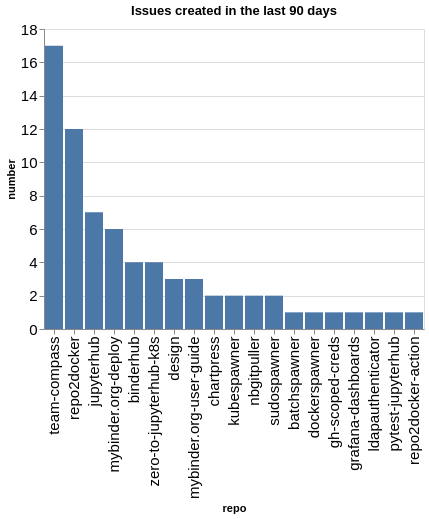

Source (notebook cell):
### Code cell
created_counts = created.groupby(['org', 'repo']).count()['number'].reset_index()
created_counts['org/repo'] = created_counts.apply(lambda a: a['org'] + '/' + a['repo'], axis=1)
sorted_vals = created_counts.sort_values(['org', 'number'], ascending=False)['repo'].values
alt.Chart(data=created_counts, title=f"Issues created in the last {n_days} days").mark_bar().encode(
    x=alt.X('repo', sort=alt.Sort(sorted_vals.tolist())),
    y='number',
)

### Figure 1 — Vega-Lite specification as saved in the notebook (floating-point values rounded to 4 significant figures)
{"config": {"axisLeft": {"labelFontSize": 15}, "axisBottom": {"labelFontSize": 15}}, "data": {"name": "data-fdd94e565015d3087dccf02a41b05fde"}, "mark": {"type": "bar"}, "encoding": {"x": {"field": "repo", "sort": ["team-compass", "repo2docker", "jupyterhub", "mybinder.org-deploy", "binderhub", "zero-to-jupyterhub-k8s", "design", "mybinder.org-user-guide", "chartpress", "kubespawner", "nbgitpuller", "sudospawner", "batchspawner", "dockerspawner", "gh-scoped-creds", "grafana-dashboards", "ldapauthenticator", "pytest-jupyterhub", "repo2docker-action"], "type": "nominal"}, "y": {"field": "number", "type": "quantitative"}}, "title": "Issues created in the last 90 days", "$schema": "https://vega.github.io/schema/vega-lite/v5.20.1.json", "datasets": {"data-fdd94e565015d3087dccf02a41b05fde": [{"org": "jupyterhub", "repo": "batchspawner", "number": 1, "org/repo": "jupyterhub/batchspawner"}, {"org": "jupyterhub", "repo": "binderhub", "number": 4, "org/repo": "jupyterhub/binderhub"}, {"org": "jupyterhub", "repo": "chartpress", "number": 2, "org/repo": "jupyterhub/chartpress"}, {"org": "jupyterhub", "repo": "design", "number": 3, "org/repo": "jupyterhub/design"}, {"org": "jupyterhub", "repo": "dockerspawner", "number": 1, "org/repo": "jupyterhub/dockerspawner"}, {"org": "jupyterhub", "repo": "gh-scoped-creds", "number": 1, "org/repo": "jupyterhub/gh-scoped-creds"}, {"org": "jupyterhub", "repo": "grafana-dashboards", "number": 1, "org/repo": "jupyterhub/grafana-dashboards"}, {"org": "jupyterhub", "repo": "jupyterhub", "number": 7, "org/repo": "jupyterhub/jupyterhub"}, {"org": "jupyterhub", "repo": "kubespawner", "number": 2, "org/repo": "jupyterhub/kubespawner"}, {"org": "jupyterhub", "repo": "ldapauthenticator", "number": 1, "org/repo": "jupyterhub/ldapauthenticator"}, {"org": "jupyterhub", "repo": "mybinder.org-deploy", "number": 6, "org/repo": "jupyterhub/mybinder.org-deploy"}, {"org": "jupyterhub", "repo": "mybinder.org-user-guide", "number": 3, "org/repo": "jupyterhub/mybinder.org-user-guide"}, {"org": "jupyterhub", "repo": "nbgitpuller", "number": 2, "org/repo": "jupyterhub/nbgitpuller"}, {"org": "jupyterhub", "repo": "pytest-jupyterhub", "number": 1, "org/repo": "jupyterhub/pytest-jupyterhub"}, {"org": "jupyterhub", "repo": "repo2docker", "number": 12, "org/repo": "jupyterhub/repo2docker"}, {"org": "jupyterhub", "repo": "repo2docker-action", "number": 1, "org/repo": "jupyterhub/repo2docker-action"}, {"org": "jupyterhub", "repo": "sudospawner", "number": 2, "org/repo": "jupyterhub/sudospawner"}, {"org": "jupyterhub", "repo": "team-compass", "number": 17, "org/repo": "jupyterhub/team-compass"}, {"org": "jupyterhub", "repo": "zero-to-jupyterhub-k8s", "number": 4, "org/repo": "jupyterhub/zero-to-jupyterhub-k8s"}]}}
